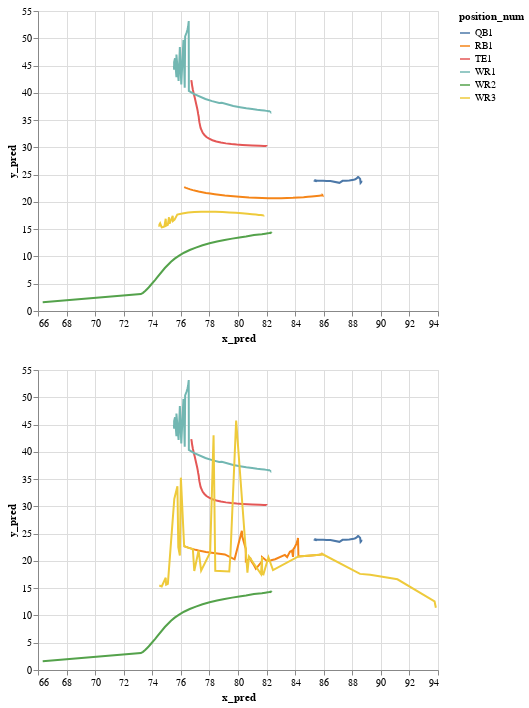

The code cell stored with this chart in its notebook:
### Code cell
chart2_alt = alt.Chart(play1_pred_alt).encode(x=alt.X('x_pred:Q'), y=alt.Y('y_pred:Q'), color=alt.Color('position_num')).mark_line()
(chart2 & chart2_alt).resolve_scale(x='shared')

### Figure 1 — Vega-Lite specification as saved in the notebook (floating-point values rounded to 4 significant figures; data arrays with more than 128 entries replaced by an {"elided": "..."} marker saying what was removed)
{"usermeta": {"embedOptions": {"theme": "fivethirtyeight"}}, "config": {"view": {"continuousWidth": 400, "continuousHeight": 300}}, "vconcat": [{"data": {"name": "data-be0d8e86a7038069993f4afc9fe6a8da"}, "mark": "line", "encoding": {"color": {"type": "nominal", "field": "position_num"}, "x": {"type": "quantitative", "field": "x_pred"}, "y": {"type": "quantitative", "field": "y_pred"}}}, {"data": {"name": "data-98fd4465994be11ee1655855a87ffc7d"}, "mark": "line", "encoding": {"color": {"type": "nominal", "field": "position_num"}, "x": {"type": "quantitative", "field": "x_pred"}, "y": {"type": "quantitative", "field": "y_pred"}}}], "resolve": {"scale": {"x": "shared"}}, "$schema": "https://vega.github.io/schema/vega-lite/v4.8.1.json", "datasets": {"data-be0d8e86a7038069993f4afc9fe6a8da": {"elided": "306 records"}, "data-98fd4465994be11ee1655855a87ffc7d": {"elided": "306 records"}}}
